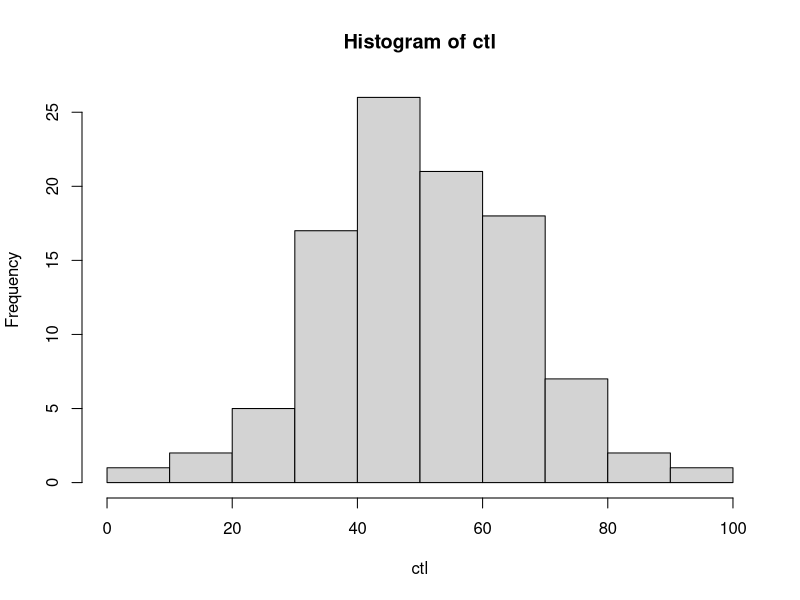
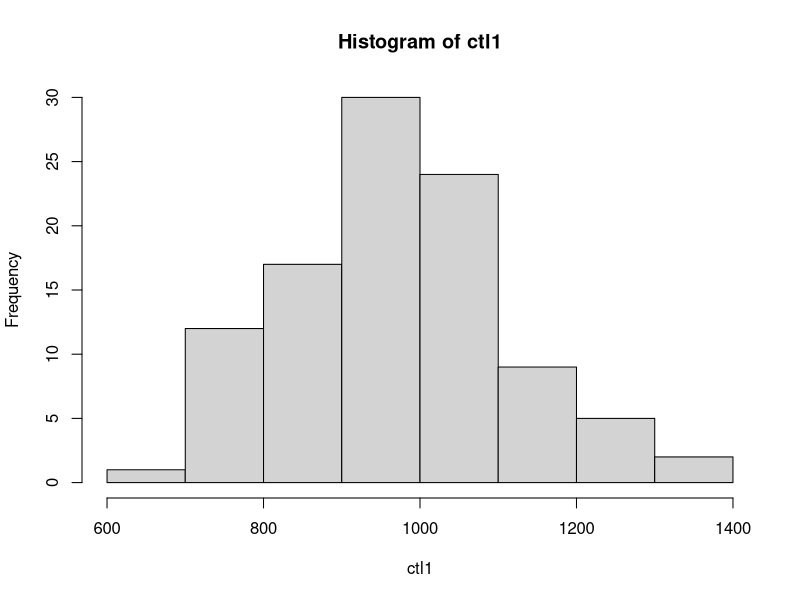
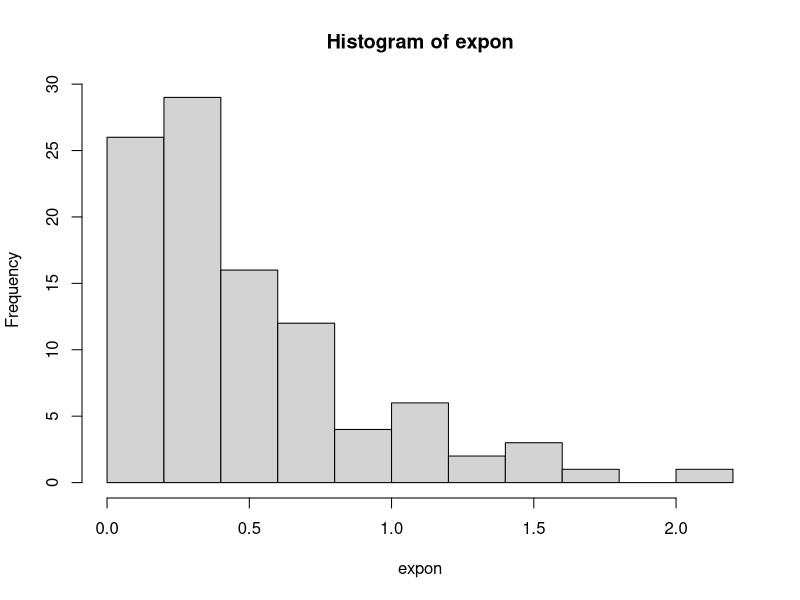
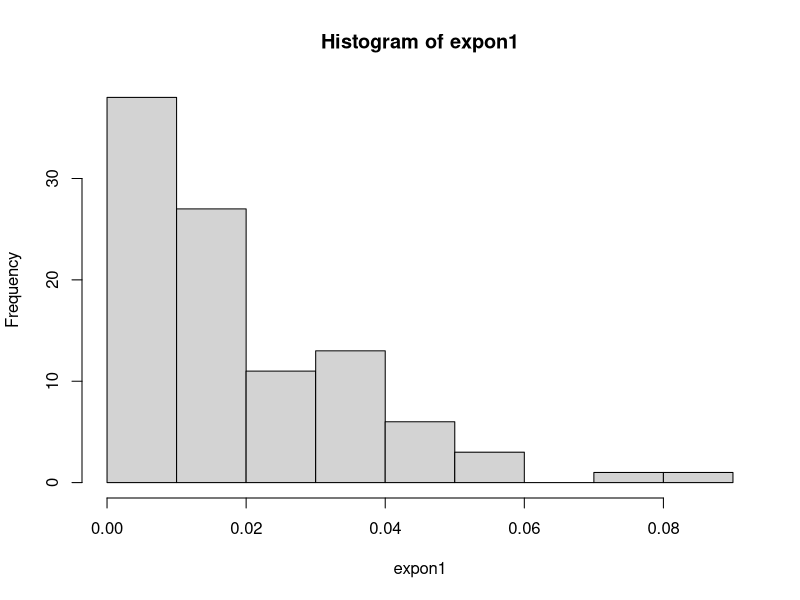
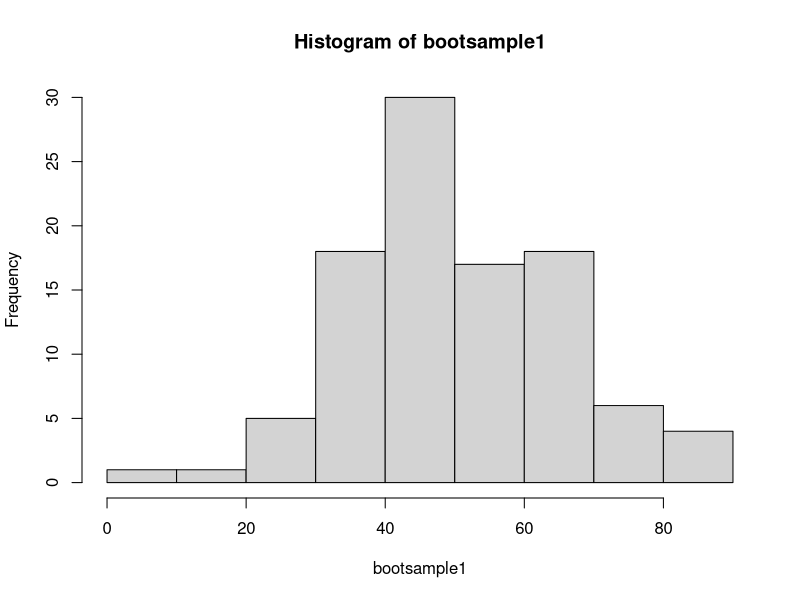
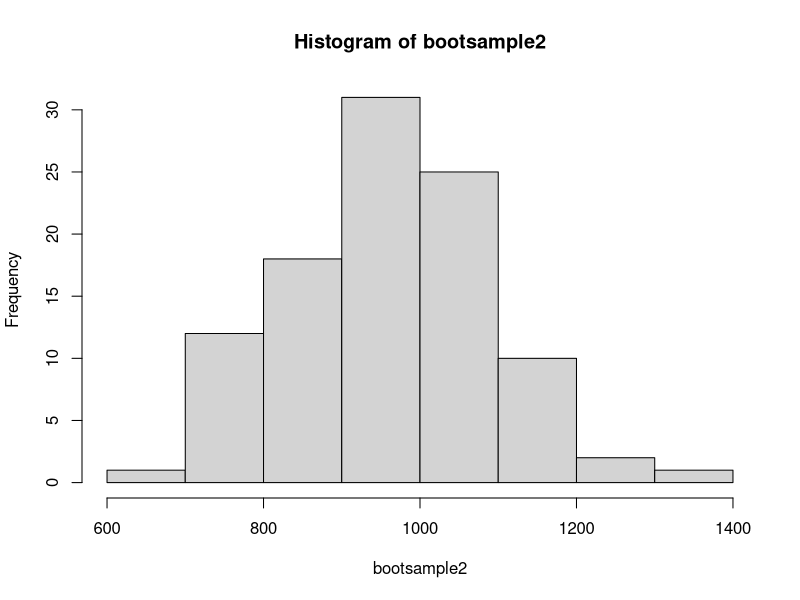
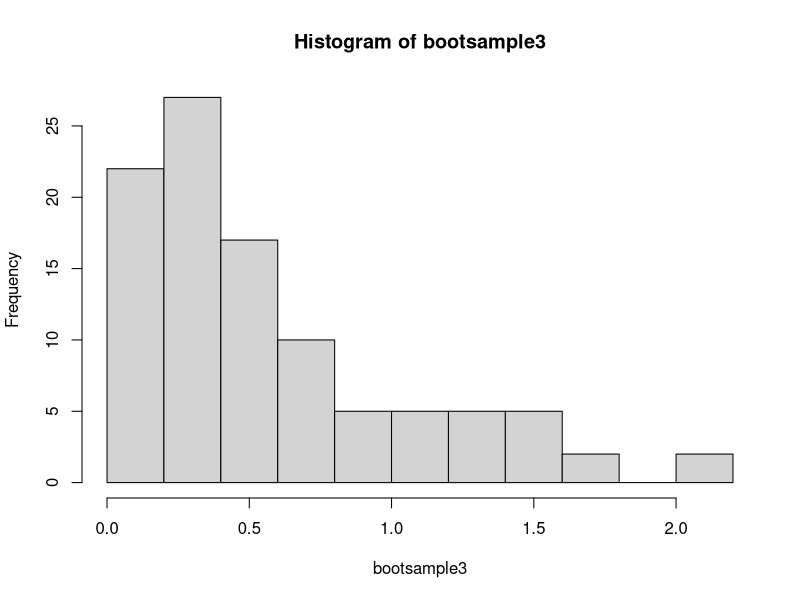
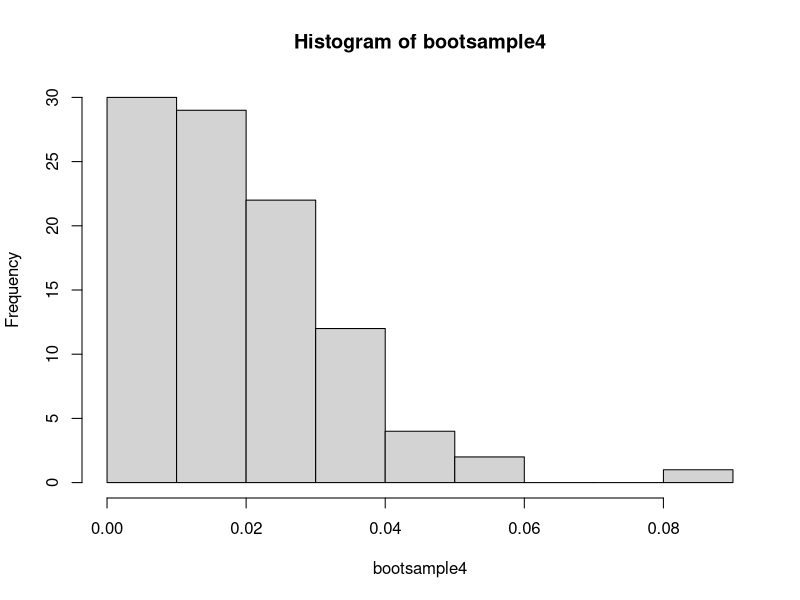

The R script that drew these images, in order:
#bootstrap r
#Brian Kruse
#Introduction to data science
#Section 404
#Date October 12 2016

#Establish to normal vectors one with sample 100 mean 50 sd 15
# and the other sample 100 mean 1000 and sd150
ctl <- rnorm(100, mean=50, sd=15)
ctl1 <- rnorm(100, mean=1000, sd=150)
#Establish exponential vectors sample 100 rate 2 
# and other sample 100 rate 50
expon <- rexp(100,rate=2)
expon1 <- rexp(100, rate=50)
#Establish loop counter
R <- 1000
# bootstrap sample normal vectors ctl and ctl1 with replacement
# bootstrap sampple exponential vectors expon an expon1 with replacement 
for (i in 1:R)
{bootsample1 <- sample(ctl, size=length(ctl),replace=TRUE )
bootsample2 <- sample(ctl1, size=length(ctl1),replace=TRUE )
bootsample3 <- sample(expon, size=length(expon),replace=TRUE )
bootsample4 <- sample(expon1, size=length(expon1),replace=TRUE )}

#output of histograms
#normally distributed
outctl.em <- hist(ctl)
outctl1.em <- hist(ctl1)
outexpon.em <-hist(expon)
outexpon1.em <-hist(expon1)
outbootsample1.em <-hist(bootsample1)
outbootsample2.em <-hist(bootsample2)
outbootsample3.em <-hist(bootsample3)
outbootsample4.em <-hist(bootsample4)
